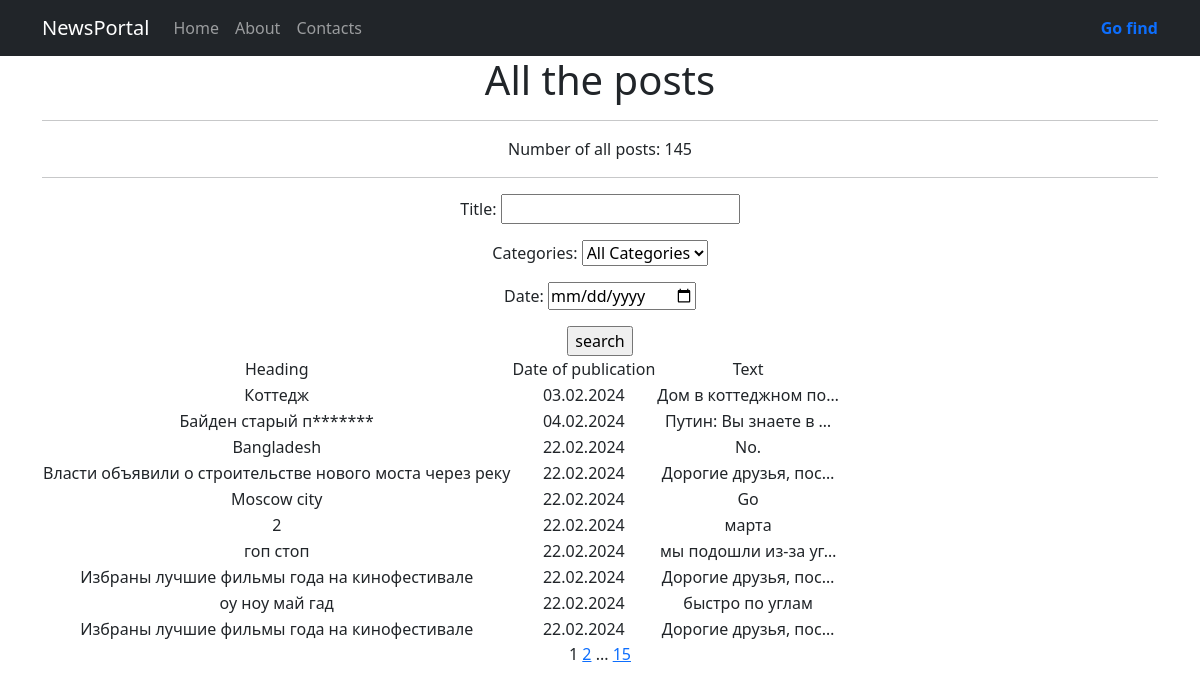
/posts/search/, run on the app's committed database.
### news/models.py (models this page shows, shortened)
class Post(models.Model):
    article = 'AR'
    news = 'NW'
    CHOICES = [
        (article, 'Статья'),
        (news, 'Новость'),
    ]
    date_time = models.DateTimeField(auto_now_add=True)
    author = models.ForeignKey(Author, on_delete=models.CASCADE)
    post_type = models.CharField(choices=CHOICES, default=article, max_length=2)
    category = models.ManyToManyField(Category, through='PostCategory')
    title = models.CharField(max_length=120)
    text = models.TextField()
    rating = models.IntegerField(default=0)

### news/views.py (the view)
# urls.py: path('search/', views.PostSearchView.as_view(), name='post_search'),
class PostSearchView(ListView):
    model = Post
    ordering = 'date_time'
    template_name = 'search.html'
    context_object_name = 'posts'
    paginate_by = 10
    def get_queryset(self):
        queryset = super().get_queryset()
        self.filterset = PostFilter(self.request.GET, queryset)
        return self.filterset.qs
    def get_context_data(self, **kwargs):
        context = super().get_context_data(**kwargs)
        context['filterset'] = self.filterset
        return context

### news/models.py (called while the page is built)
    def __str__(self):
        return self.category_type

### news/templatetags/custom_filters.py (called while the page is built)
@register.filter()
def censor(text):
    words = text.split(' ')
    list_text = []
    for word in words:
        if word.lower() in BLOCKED_WORDS:
            postfix = word[:1] + '*' * (len(word) - 1)
            list_text.append(postfix)
        else:
            list_text.append(word)
    return ' '.join(list_text)

### news/templatetags/custom_tags.py (called while the page is built)
@register.simple_tag(takes_context=True)
def url_replace(context, **kwargs):
    current_param = context['request'].GET.copy()
    for k, v in kwargs.items():
        current_param[k] = v
    return current_param.urlencode()

### templates/search.html (shortened to what this page needs)
{% extends 'default.html' %}
{% load custom_filters %}
{% load custom_tags %}
{% block content %}
    <h1>All the posts</h1>
    <hr>
        Number of all posts: {{ paginator.count }}
    <hr>
    <form action="" method="get">
        {{ filterset.form.as_p }}
        <input type="submit" value="search">
    </form>
    {% if posts %}
        <table>
            <tr>
                <td>Heading</td>
                <td>Date of publication</td>
                <td>Text</td>
            </tr>
            {% for post in posts %}
            <tr>
                <td>{{ post.title|censor }}</td>
                <td>{{ post.date_time|date:"d.m.Y" }}</td>
                <td>{{ post.text|truncatechars:20|censor }}</td>
            </tr>
            {% endfor %}
        </table>
    {% else %}
        <h2>There are no posts</h2>
    {% endif %}
    {{ page_obj.number }}
    {% if page_obj.has_next %}
        <a href="?{% url_replace page=page_obj.next_page_number %}">{{ page_obj.next_page_number }}</a>
        {% if paginator.num_pages != page_obj.next_page_number %}
            ...
            <a href="?{% url_replace page=page_obj.paginator.num_pages %}">{{ page_obj.paginator.num_pages }}</a>
        {% endif %}
    {% endif %}
{% endblock content %}

### data on the page
Post: title|censor "Коттедж", date_time "03.02.2024", text|censor "Дом в коттеджном по…"
Post: title|censor "Байден старый п*******", date_time "04.02.2024", text|censor "Путин: Вы знаете в …"
Post: title|censor "Bangladesh", date_time "22.02.2024", text|censor "No."
Post: title|censor "Власти объявили о строительстве нового моста через реку", date_time "22.02.2024", text|censor "Дорогие друзья, пос…"
Post: title|censor "Moscow city", date_time "22.02.2024", text|censor "Go"
Post: title|censor "2", date_time "22.02.2024", text|censor "марта"
Post: title|censor "гоп стоп", date_time "22.02.2024", text|censor "мы подошли из-за уг…"
Post: title|censor "Избраны лучшие фильмы года на кинофестивале", date_time "22.02.2024", text|censor "Дорогие друзья, пос…"
Post: title|censor "оу ноу май гад", date_time "22.02.2024", text|censor "быстро по углам"
Post: title|censor "Избраны лучшие фильмы года на кинофестивале", date_time "22.02.2024", text|censor "Дорогие друзья, пос…"

### other printed values
{{ paginator.count }} "145"
{{ page_obj.number }} "1"
{{ page_obj.next_page_number }} "2"
{{ page_obj.paginator.num_pages }} "15"
